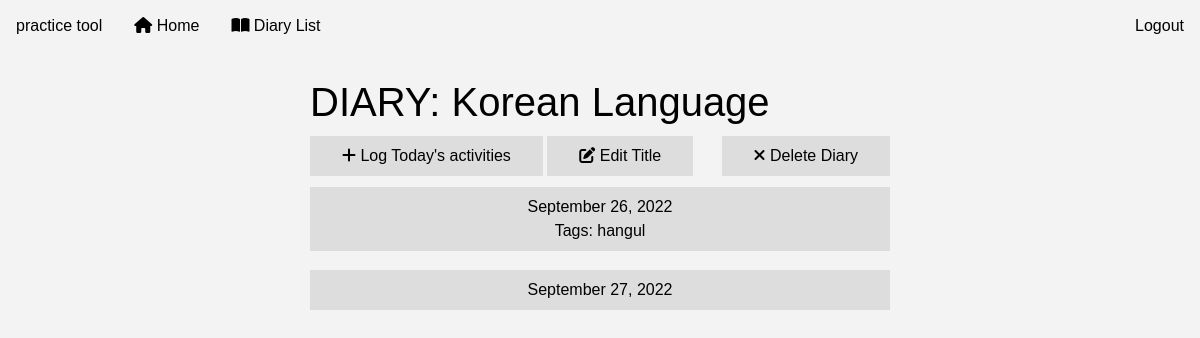
/diary/30 (signed in), run on the app's committed database.
### models.py (models this page shows, shortened)
class Diary(db.Model):
    __tablename__ = 'Diary'
    id = db.Column(db.Integer, primary_key=True, nullable=False)
    user_id = db.Column(db.Integer, ForeignKey('User.id'), nullable=False)
    title = db.Column(db.String)
    user = relationship('User', back_populates='diary')
    entries = relationship('Entry', back_populates='diary',
                           cascade="all, delete-orphan")

class Entry(db.Model):
    __tablename__ = 'Entry'
    id = db.Column(db.Integer, primary_key=True, nullable=False)
    user_id = db.Column(db.Integer, ForeignKey('User.id'), nullable=False)
    diary_id = db.Column(db.Integer, ForeignKey('Diary.id'), nullable=False)
    date = db.Column(db.Date)
    notes = db.Column(db.Text)
    user = relationship('User', back_populates='entries')
    diary = relationship('Diary', back_populates='entries')
    tags = relationship('Tag', secondary=EntryTag, back_populates='entries')

class Tag(db.Model):
    __tablename__ = 'Tag'
    id = db.Column(db.Integer, primary_key=True, nullable=False)
    user_id = db.Column(db.Integer, ForeignKey('User.id'), nullable=False)
    name = db.Column(db.String)
    entries = relationship('Entry', secondary=EntryTag, back_populates='tags')

### app.py (the view)
@app.route('/diary/<int:id>', methods=['GET', 'POST'])
@login_required
def diary(id):
    diary = models.Diary.query.filter_by(user_id=current_user.id, id=id).all()
    if len(diary) == 0:
        abort(404)
    return render_template('diary.html', diary=diary)

### app.py (called while the page is built)
@login_manager.user_loader
def load_user(id):
    return models.User.query.get(int(id))

### templates/diary.html (shortened to what this page needs)
{% extends 'layout.html' %} {% block content %}
{% for diary in diary%}
  <h1>DIARY: {{diary.title}}</h1>
  <a href="{{url_for('create_entry', id=diary.id)}}" class="button"><i class="fa-solid fa-plus"></i> Log Today's activities</a>
  <a href="{{url_for('edit_diary', id=diary.id)}}" class="button"><i class="fa-solid fa-pen-to-square"></i> Edit Title</a>
  <a href="{{url_for('delete_diary', id=diary.id)}}" class="button" style="float:right"><i class="fa-solid fa-xmark"></i> Delete Diary</a>
{% for entry in diary.entries %}
  <div class="container">
  <a href="{{url_for('entry', id=entry.id)}}" class="linkbutton">{{entry.date.strftime('%B %d, %Y')}}
      <br>
{% if entry.tags|length > 0 %}
    Tags:
    {% for tag in entry.tags %}
    {{tag.name}}
    {% endfor %}
  {% endif %}
  </a>
  </div>
  {% endfor %}
  {% endfor %}
{% endblock %}

### static/css/style.css (style rules this page uses)
body { background-color: #F3F3F3; color: black; font-family: "Century Gothic", CenturyGothic, AppleGothic, sans-serif; overflow-x: hidden; padding: 0; margin: 0; }
a { color: blue; text-decoration: none; }
.container { border: 1px hidden; padding: 0; text-align: center; overflow-y: auto; font-size: 36px; height: 100%; overflow: hidden; width: 100%; }
.button { background-color: #ddd; border: none; color: black; padding: 8px 32px; text-align: center; text-decoration: none; display: inline-block; font-size: 16px; margin: 2px 0px; cursor: pointer; overflow: hidden; }
.linkbutton { background-color: #ddd; border: none; color: black; padding: 8px 32px; text-align: center; text-decoration: none; display: inline-block; font-size: 16px; margin: 2px 0px; cursor: pointer; overflow: hidden; width: inherit; }

### data on the page
Diary: title "Korean Language"
Entry: date "September 26, 2022"
Tag: name "hangul"
Entry: date "September 27, 2022"
